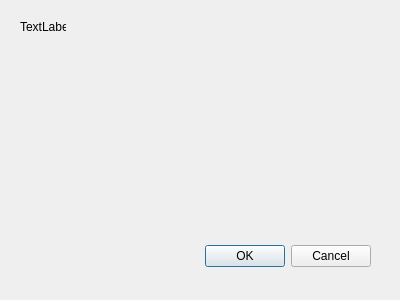
<?xml version="1.0" encoding="UTF-8"?>
<ui version="4.0">
 <class>SummaryDialog</class>
 <widget class="QDialog" name="SummaryDialog">
  <property name="geometry">
   <rect>
    <x>0</x>
    <y>0</y>
    <width>400</width>
    <height>300</height>
   </rect>
  </property>
  <property name="windowTitle">
   <string>Summary</string>
  </property>
  <property name="windowIcon">
   <iconset resource="../ainesmile.qrc">
    <normaloff>:/rc/ainesmile.png</normaloff>:/rc/ainesmile.png</iconset>
  </property>
  <widget class="QDialogButtonBox" name="buttonBox">
   <property name="geometry">
    <rect>
     <x>30</x>
     <y>240</y>
     <width>341</width>
     <height>32</height>
    </rect>
   </property>
   <property name="orientation">
    <enum>Qt::Horizontal</enum>
   </property>
   <property name="standardButtons">
    <set>QDialogButtonBox::Cancel|QDialogButtonBox::Ok</set>
   </property>
  </widget>
  <widget class="QLabel" name="label">
   <property name="geometry">
    <rect>
     <x>20</x>
     <y>20</y>
     <width>46</width>
     <height>13</height>
    </rect>
   </property>
   <property name="text">
    <string>TextLabel</string>
   </property>
   <property name="alignment">
    <set>Qt::AlignLeading|Qt::AlignLeft|Qt::AlignTop</set>
   </property>
   <property name="wordWrap">
    <bool>true</bool>
   </property>
  </widget>
 </widget>
 <resources>
  <include location="../ainesmile.qrc"/>
 </resources>
 <connections>
  <connection>
   <sender>buttonBox</sender>
   <signal>accepted()</signal>
   <receiver>SummaryDialog</receiver>
   <slot>accept()</slot>
   <hints>
    <hint type="sourcelabel">
     <x>248</x>
     <y>254</y>
    </hint>
    <hint type="destinationlabel">
     <x>157</x>
     <y>274</y>
    </hint>
   </hints>
  </connection>
  <connection>
   <sender>buttonBox</sender>
   <signal>rejected()</signal>
   <receiver>SummaryDialog</receiver>
   <slot>reject()</slot>
   <hints>
    <hint type="sourcelabel">
     <x>316</x>
     <y>260</y>
    </hint>
    <hint type="destinationlabel">
     <x>286</x>
     <y>274</y>
    </hint>
   </hints>
  </connection>
 </connections>
</ui>
